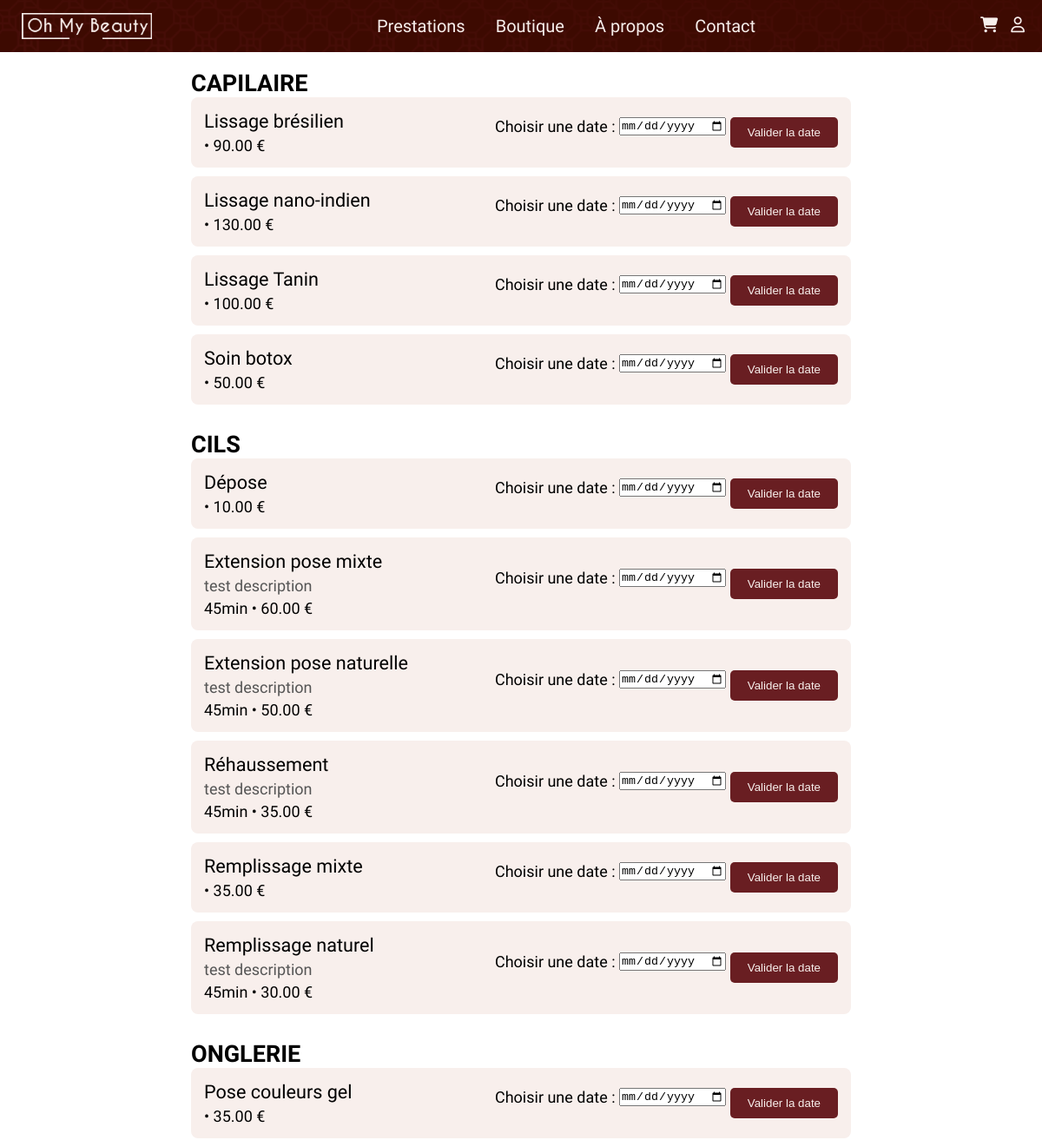
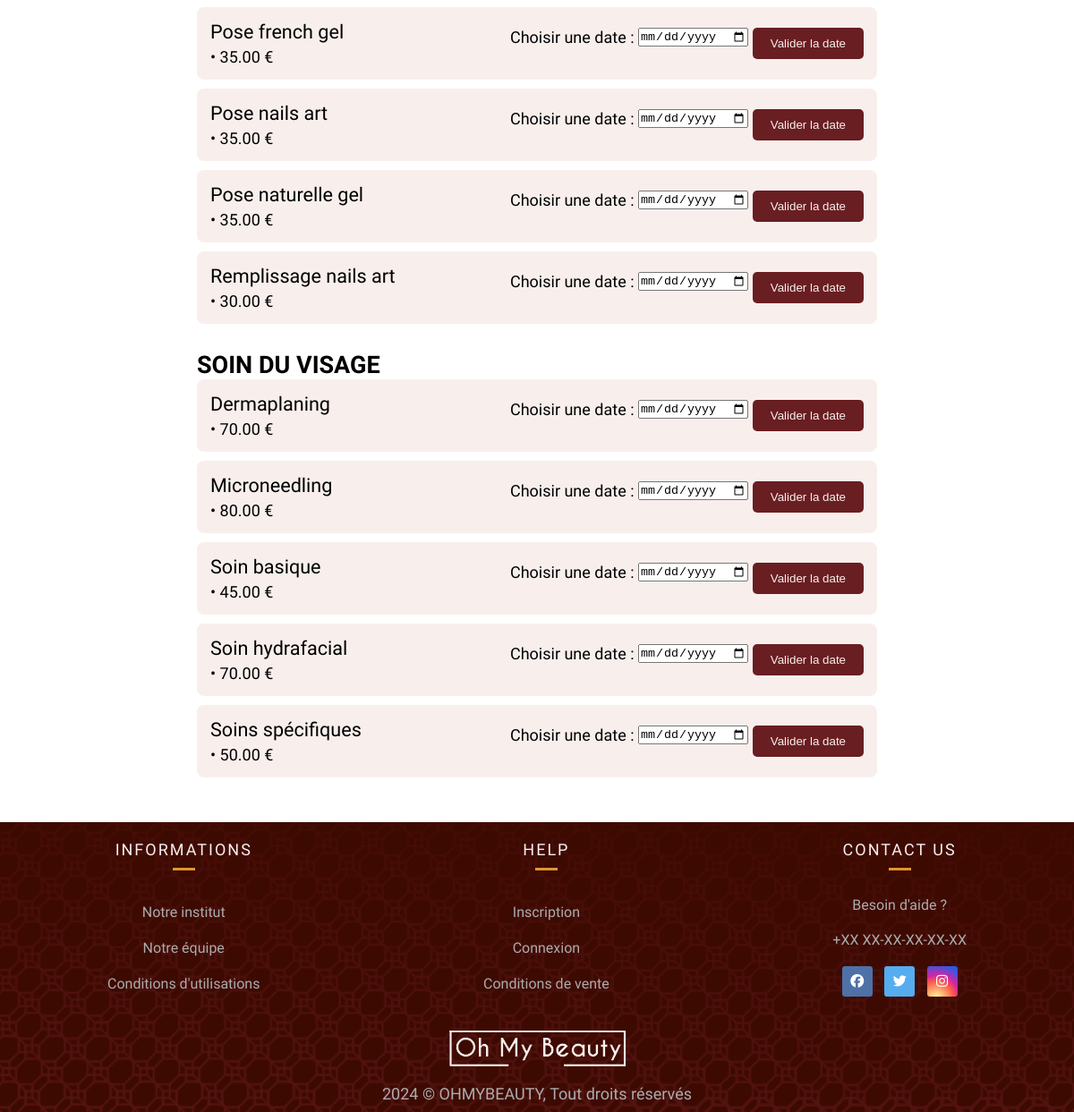
Page /index.php?action=prestations on the committed database (2 pictures, top to bottom).
### tables this page shows
CREATE TABLE IF NOT EXISTS `prestation` (
  `id_prestation` int NOT NULL AUTO_INCREMENT,
  `designation` varchar(50) NOT NULL,
  `prix` decimal(15,2) NOT NULL,
  `duree` varchar(50) NOT NULL DEFAULT '40min',
  `id_categorie` int NOT NULL,
  `description` varchar(500) DEFAULT NULL,
  PRIMARY KEY (`id_prestation`),
  KEY `id_categorie` (`id_categorie`),
  CONSTRAINT `prestation_ibfk_1` FOREIGN KEY (`id_categorie`) REFERENCES `categorie` (`id_categorie`)
);

### controller/AccueilController.php (called while the page is built, shortened)
<?php
class AccueilController {
    public function afficherPrestations() {
        require 'view/vuePrestations.php';
    }
}

### app/Connect.php (called while the page is built, shortened)
<?php
abstract class Connect {
    public static function seConnecter(){
        try {
            return new \PDO(
                "mysql:host=".self::HOST.";dbname=".self::DB.";charset=utf8", self::USER, self::PASS);
        } catch (\PDOException $ex) {
            return $ex->getMessage();
        }
    }
}

### model/managers/PrestationManager.php (called while the page is built, shortened)
<?php
class PrestationManager {
    private $db;
    public function __construct() {
        $this->db = Connect::seConnecter();
    }
    public function obtenirToutesCategoriesAvecPrestations() {
        $requete = "
            SELECT c.id_categorie, c.designation AS categorie_designation, p.id_prestation, p.designation, p.description, p.duree, p.prix
            FROM categorie c
            LEFT JOIN prestation p ON c.id_categorie = p.id_categorie
            ORDER BY c.designation, p.designation
        ";
        $resultat = $this->db->query($requete);
        $categories = [];
        while ($row = $resultat->fetch()) {
            $categories[$row['categorie_designation']][] = [
                'id_prestation' => $row['id_prestation'],
                'designation' => $row['designation'],
                'description' => $row['description'],
                'duree' => $row['duree'],
                'prix' => $row['prix']
            ];
        }
        return $categories;
    }
}

### view/vuePrestations.php (the view, shortened to what this page needs)
<?php
$prestationManager = new PrestationManager();
$categoriesAvecPrestations = $prestationManager->obtenirToutesCategoriesAvecPrestations();
?>
<section class="prestations-container">
    <?php foreach ($categoriesAvecPrestations as $categorieNom => $prestations) { ?>
        <div class="categorie">
            <h2><?= $categorieNom; ?></h2>
            <div class="liste-prestations">
                <?php foreach ($prestations as $prestation) { ?>
                    <div class="prestation">
                        <div class="details-prestation">
                            <h3><?= $prestation["designation"]; ?></h3>
                            <p><?= $prestation["description"]; ?></p>
                            <span><?= $prestation["duree"]; ?> • <?= $prestation["prix"]; ?> €</span>
                        </div>
                        <div class="actions-prestation">
                            <form method="post" action="index.php?action=choisirCreneau">
                                <label for="datePrestation">Choisir une date :</label>
                                <input type="date" name="datePrestation" required min="<?= date('Y-m-d'); ?>">
                                <button type="submit">Valider la date</button>
                            </form>
                        </div>
                    </div>
                <?php } ?>
            </div>
        </div>
    <?php } ?>
</section>
<?php
require "template.php";

### public/css/style.css (style rules this page uses)
:root { --bordeau : #691E22; --or : #D9912B; --crimson : #3D0A01; --bcasse : #FAE3D3; --blanc : #F8EFEC; --rufina : "Rufina", serif;; --oxygen : "Oxygen", sans-serif; }
* { margin: 0; padding: 0; vertical-align: top; box-sizing: border-box; }
html { font-size: 18px; height: 100%; }
.prestations-container { font-family: var(--oxygen); max-width: 800px; margin: 0 auto; padding: 20px; }
.categorie { margin-bottom: 30px; }
.prestation { font-weight: 300; display: flex; justify-content: space-between; align-items: center; padding: 15px; background-color: var(--blanc); border-radius: 8px; margin-bottom: 10px; }
.details-prestation h3 { margin: 0; font-size: 1.2em; font-weight: 400; }
.details-prestation p { margin: 5px 0; color: #555; }
.actions-prestation button { background-color: var(--bordeau); color: var(--blanc); border: none; padding: 10px 20px; border-radius: 5px; cursor: pointer; }

### rows in the picture
prestation: designation "Lissage brésilien", prix "90.00"
prestation: designation "Lissage nano-indien", prix "130.00"
prestation: designation "Lissage Tanin", prix "100.00"
prestation: designation "Soin botox", prix "50.00"
prestation: designation "Dépose", prix "10.00"
prestation: designation "Extension pose mixte", description "test description", duree "45min", prix "60.00"
prestation: designation "Extension pose naturelle", description "test description", duree "45min", prix "50.00"
prestation: designation "Réhaussement", description "test description", duree "45min", prix "35.00"
prestation: designation "Remplissage mixte", prix "35.00"
prestation: designation "Remplissage naturel", description "test description", duree "45min", prix "30.00"
prestation: designation "Pose couleurs gel", prix "35.00"
prestation: designation "Pose french gel", prix "35.00"
prestation: designation "Pose nails art", prix "35.00"
prestation: designation "Pose naturelle gel", prix "35.00"
prestation: designation "Remplissage nails art", prix "30.00"
prestation: designation "Dermaplaning", prix "70.00"
prestation: designation "Microneedling", prix "80.00"
prestation: designation "Soin basique", prix "45.00"
prestation: designation "Soin hydrafacial", prix "70.00"
prestation: designation "Soins spécifiques", prix "50.00"

### other values in the picture
$categorieNom "CAPILAIRE"
$categorieNom "CILS"
$categorieNom "ONGLERIE"
$categorieNom "SOIN DU VISAGE"
